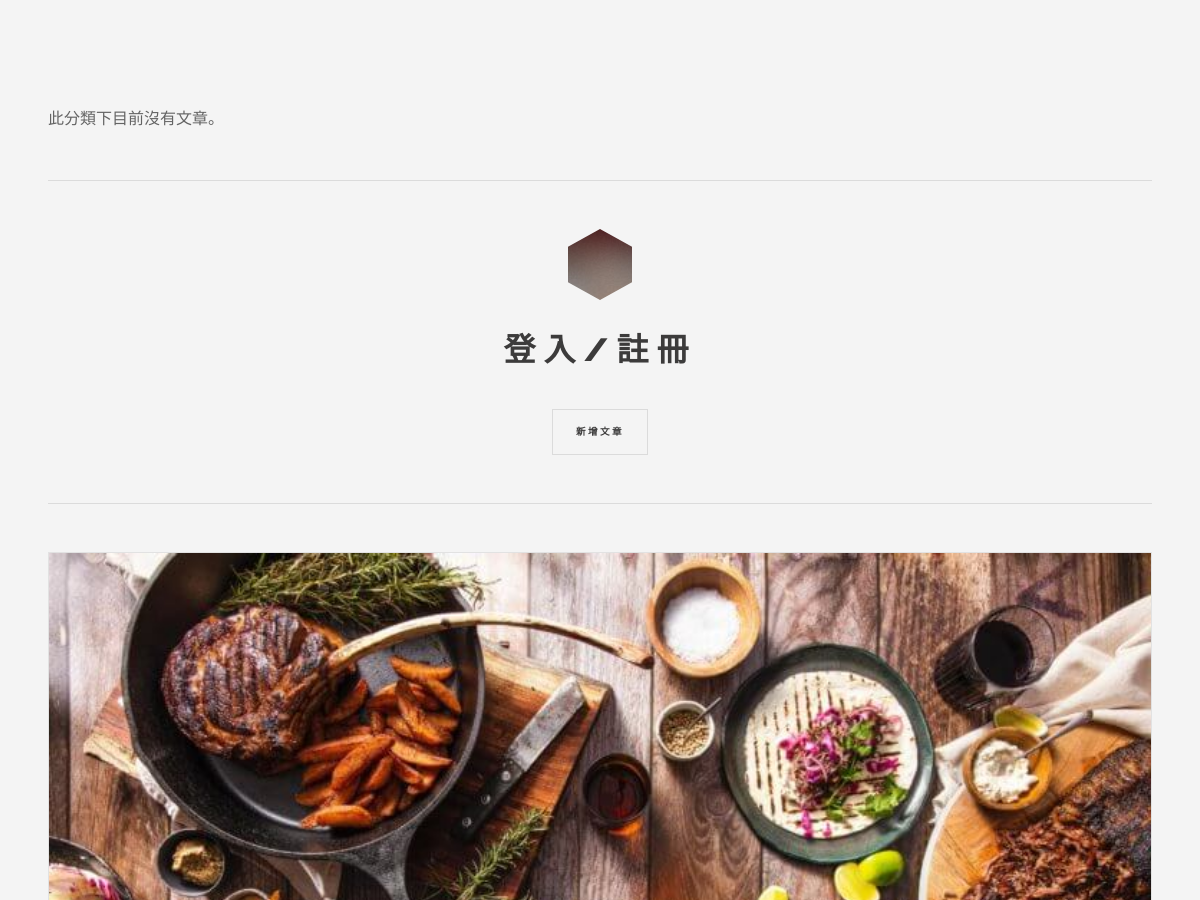
The app's page /author?author_name=王立昕 (upper part), older data.
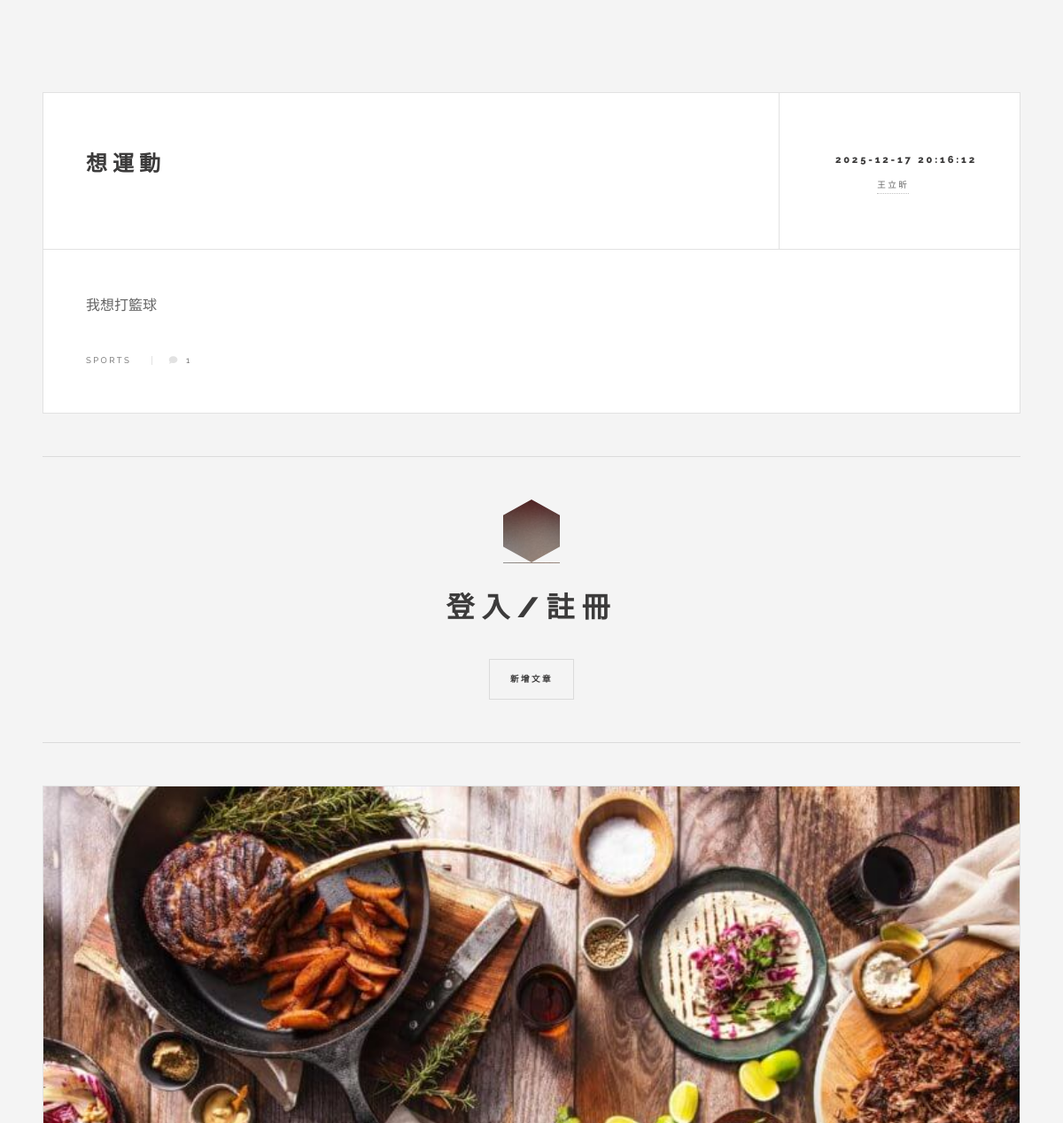
The same page, newer data.
### tables this page shows
CREATE TABLE data (id INTEGER PRIMARY KEY, title TEXT NOT NULL, content TEXT NOT NULL, author TEXT NOT NULL, time TEXT NOT NULL, category TEXT NOT NULL);

### main.py (the view)
@app.route('/author')
def author_posts():
    author_name = request.args.get('author_name')
    articles = get_articles_by_author(author_name)
    current_username = session.get('username')
    articles_with_count = []
    for article in articles:
        article_id = article[0]
        comment_count = get_comment_count_by_article_id(article_id)
        article_list = list(article)
        article_list.append(comment_count)
        articles_with_count.append(tuple(article_list))
    return render_template('author.html',articles=articles_with_count, username=current_username)

### main.py (called while the page is built)
def get_articles_by_author(author_name):
    conn = sqlite3.connect(DB_PATH)
    cursor = conn.cursor()
    query = 'SELECT id, title, content, author, time, category FROM data WHERE author = ? ORDER BY time DESC'
    cursor.execute(query, (author_name,))
    articles = cursor.fetchall()
    conn.close()
    return articles

def get_comment_count_by_article_id(article_id):
    conn = sqlite3.connect(DB_PATH)
    cursor = conn.cursor()
    query = "SELECT COUNT(content_id) FROM comment WHERE data_id = ?"
    cursor.execute(query, (article_id,))
    count = cursor.fetchone()[0]
    conn.close()
    return count

### templates/author.html (shortened to what this page needs)
<!DOCTYPE HTML>
<html>
	<head>
		<link rel="stylesheet" href="{{ url_for('static', filename='assets/css/main.css') }}" />
	</head>
	<body class="is-preload">
			<div id="wrapper">
				<div id="main">
        			{% if articles %}
   					{% for article in articles %}
        			<article class="post">
            			<header>
                			<div class="title">
                    			<a href="{{ url_for('single_posts', article_id=article[0]) }}"><h2 class="article-content">{{ article[1] }}</h2></a>
                			</div>
                			<div class="meta">
                    			<time class="published" datetime="{{ article[4] }}">{{ article[4] }}</time>
                    			<a href="{{ url_for('author_posts', author_name=article[3]) }}" class="author"><span class="name">{{ article[3] }}</span></a>
                			</div>
            			</header>
            			<p class="article-content">{{ article[2] | safe }}</p>
            			<footer>
							<ul class="stats">
								<li>{{ article[5] }}</li>
								<li><a href="{{ url_for('single_posts', article_id=article[0]) }}" class="icon solid fa-comment">{{ article[6] }}</a></li>
							</ul>
            			</footer>
        			</article>
    				{% endfor %}
					{% else %}
    				<p>此分類下目前沒有文章。</p>
					{% endif %}
    			</div>
					<section id="sidebar">
							<section id="intro">
								<header>
            						{% if username %}
            						<a href="/">
										<h2 id="welcome-message">你好，{{ username }}</h2>
									</a>
									<a href="{{ url_for('logout') }}" id="logoutBtn">
                						<h2>登出</h2>
            						</a>
            						{% else %}
									<a href="{{ url_for('index') }}" class="logo">
        								<img src="{{ url_for('static', filename='images/logo.jpg') }}" alt="Logo" />
							    	</a>
            						<a href="#">
                						<h2 id="loginRegisterBtn">登入/註冊</h2>
           	 						</a>
            						{% endif %}
									<button id="addPostButton">新增文章</button>
								</header>
							</section>
							<section>
								<div class="mini-posts">
										<article class="mini-post">
											<a href="{{ url_for('category_posts', category_name='Food') }}" class="image"><img src="{{ url_for('static', filename='images/pic04.jpg') }}" alt="" /></a>
										</article>
								</div>
							</section>
					</section>
			</div>
	</body>
</html>

Row changes from the older to the newer data that the page shows:
added data: title "想運動", time "2025-12-17 20:16:12", author "王立昕", content "我想打籃球", category "SPORTS", article "1"
Text that changed along with them:
text no longer shown: "此分類下目前沒有文章。"
